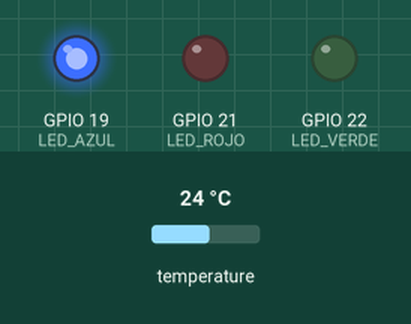
This program was run on a simulated ESP32. Shown: output pins drawn as LEDs (lit = HIGH). The test bench sets the inputs (shaded band); at power-on: temperature 24 °C. WiFi joins after 1.5 s; servers stay silent unless stated; storage starts empty; what the program prints to the serial monitor is not drawn.

Above: at 2.7 s.
2.8 s: temperature set to 24.5 °C
5.2 s: temperature set to 25.4 °C
At 6.5 s:
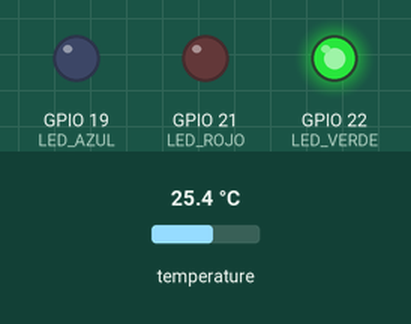
7.3 s: temperature set to 29.4 °C
8.8 s: temperature set to 30.6 °C
At 10.2 s:
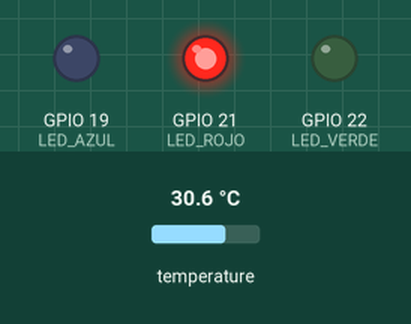
10.8 s: temperature set to 12 °C
At 11.5 s:
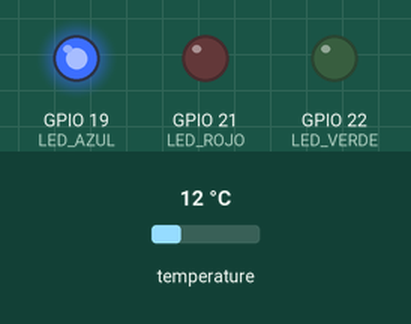
12.6 s: temperature set to 28 °C
At 13.9 s:
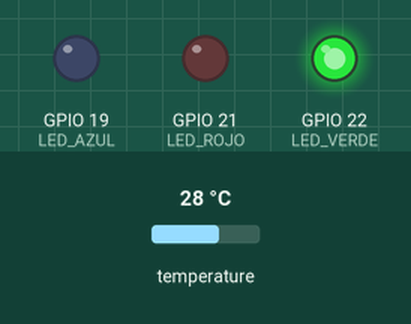
Timing chart, 0 to 15.3 s (numbered marks = the images above; inputs shaded):
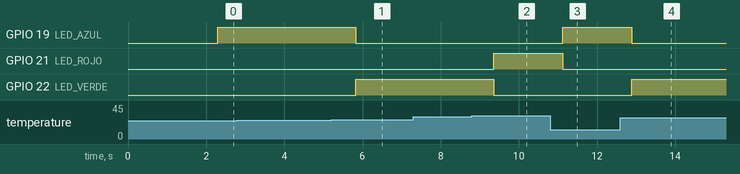

The program:

main.cpp
```cpp
#include "config.h"
#include "modules/handleNetwork.h"
#include "modules/handleTemp.h"
#include "modules/handleLeds.h"
#include "modules/handleWeb.h"

WebServer server(80);
unsigned long lastCheck = 0;
const unsigned long interval = 1000;

void setup() {
  Serial.begin(115200);
  iniciarLeds();
  iniciarSensorTemp(PIN_DATOS);

  if(!LittleFS.begin(true)){
    Serial.println("Error en LittleFS");
    return;
  }
  setupWiFi(WIFI_SSID, WIFI_PASS);
  setupWebServer(server);
}

void loop() {
  server.handleClient();

  if (millis() - lastCheck >= interval) {
    float temp = leerTemperatura();
    if (temp != -999.0) {
      actualizarLeds(temp);
    }
    lastCheck = millis();
  }
}
```

handleLeds.cpp
```cpp
#include "handleLeds.h"

void iniciarLeds(){
  pinMode(LED_ROJO, OUTPUT);
  pinMode(LED_VERDE, OUTPUT);
  pinMode(LED_AZUL, OUTPUT);

  digitalWrite(LED_ROJO, LOW);
  digitalWrite(LED_VERDE, LOW);
  digitalWrite(LED_AZUL, LOW);
}

void actualizarLeds(float temperatura){
  digitalWrite(LED_ROJO, LOW);
  digitalWrite(LED_VERDE, LOW);
  digitalWrite(LED_AZUL, LOW);

  if(temperatura > 30){
    digitalWrite(LED_ROJO, HIGH);
  }
  else if(temperatura >= 25){
    digitalWrite(LED_VERDE, HIGH);
  }
  else{
    digitalWrite(LED_AZUL, HIGH);
  }

}
```

handleLeds.h
```cpp
#ifndef HANDLE_LEDS_H
#define HANDLE_LEDS_H
#include <Arduino.h>
#include "config.h"
void iniciarLeds();
void actualizarLeds(float temp);
#endif
```

handleNetwork.cpp
```cpp
#include "handleNetwork.h"

void setupWiFi(const char* ssid, const char* pass) {
  WiFi.mode(WIFI_STA);
  WiFi.begin(ssid, pass);
  while (WiFi.status() != WL_CONNECTED) {
    delay(500);
    Serial.print(".");
  }
  Serial.println("\nConectado. IP: " + WiFi.localIP().toString());
}
```

handleNetwork.h
```cpp
#ifndef HANDLE_NETWORK_H
#define HANDLE_NETWORK_H
#include <WiFi.h>
void setupWiFi(const char* ssid, const char* pass);
#endif
```

handleRoot.cpp
```cpp
#include "handleRoot.h"

void handleRoot() {
  File file = SPIFFS.open("/index.html", "r");

  if(!file){
    server.send(500, "text/plain", "Error cargando index.html");
    return;
  }

  server.streamFile(file, "text/html");
  file.close();
}
```

handleRoot.h
```cpp
#ifndef HANDLE_ROOT_H
#define HANDLE_ROOT_H
#include <FS.h>
#include <SPIFFS.h>
#include <WebServer.h>

extern WebServer server;

void handleRoot();

#endif
```

handleTemp.cpp
```cpp
#include "handleTemp.h"

OneWire oneWire;
DallasTemperature sensors(&oneWire);

void iniciarSensorTemp(int pin) {
  oneWire.begin(pin);
  sensors.begin();
}

float leerTemperatura() {
  sensors.requestTemperatures();
  float t = sensors.getTempCByIndex(0);
  return (t == DEVICE_DISCONNECTED_C) ? -999.0 : t;
}
```

handleTemp.h
```cpp
#ifndef HANDLE_TEMP_H
#define HANDLE_TEMP_H
#include <OneWire.h>
#include <DallasTemperature.h>
#include <DallasTemperature.h>

void iniciarSensorTemp(int pin);
float leerTemperatura();
#endif
```

handleWeb.cpp
```cpp
#include "handleWeb.h"

void handleTemp(WebServer& server) {
  float t = leerTemperatura();
  server.sendHeader("Access-Control-Allow-Origin", "*");
  server.sendHeader("Access-Control-Allow-Methods", "GET, POST, OPTIONS");
  server.sendHeader("Access-Control-Allow-Headers", "Content-Type");
  server.send(200, "text/plain", String(t));
}

void setupWebServer(WebServer& server) {
  server.on("/temp", [&]() { handleTemp(server); });
  server.begin();
  Serial.println("Servidor HTTP iniciado");
}
```

handleWeb.h
```cpp
#ifndef HANDLE_WEB_H
#define HANDLE_WEB_H
#include <WebServer.h>
#include <LittleFS.h>
#include "handleTemp.h"

void setupWebServer(WebServer& server);
#endif
```

config.h
```cpp
#ifndef CONFIG_H
#define CONFIG_H

const char* WIFI_SSID = "ID"; // FAUSTO PON TU WIFI
const char* WIFI_PASS = "Aqui_ponen_la_contra"; // FAUSTO PON TU CONTRA

const int PIN_DATOS = 23;
const int LED_ROJO = 21;
const int LED_VERDE = 22;
const int LED_AZUL = 19;

#endif
```

Measured:
- the behaviour switches between 24.9 and 25 °C on temperature (found by bisection; images 0 and 1)
- the behaviour switches between 30 and 30.1 °C on temperature (found by bisection; images 1 and 2)
- after the input at 5.2 s, GPIO 19 (LED_AZUL): HIGH → LOW after 0.63 s; GPIO 22 (LED_VERDE): LOW → HIGH after 0.63 s
- after the input at 8.8 s, GPIO 21 (LED_ROJO): LOW → HIGH after 0.56 s; GPIO 22 (LED_VERDE): HIGH → LOW after 0.56 s
- after the input at 10.8 s, GPIO 19 (LED_AZUL): LOW → HIGH after 0.32 s; GPIO 21 (LED_ROJO): HIGH → LOW after 0.32 s
- after the input at 12.6 s, GPIO 19 (LED_AZUL): HIGH → LOW after 0.29 s; GPIO 22 (LED_VERDE): LOW → HIGH after 0.29 s
